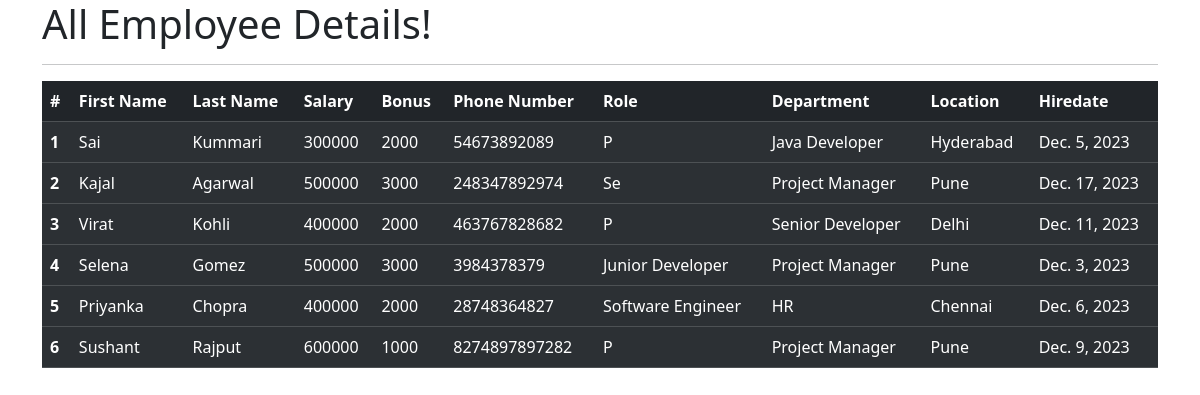
The app's page /all_emp with its own data.
### emp/models.py (models this page shows, shortened)
class Employee(models.Model):
    first_name = models.CharField(max_length=100, null=False)
    last_name = models.CharField(max_length=100)
    dept = models.ForeignKey(Department, on_delete=models.CASCADE)
    salary = models.IntegerField(default=0)
    bonus= models.IntegerField(default=0)
    role = models.ForeignKey(Role, on_delete=models.CASCADE)
    phone = models.IntegerField(default=0)
    hire_date = models.DateField()
    def __str__(self):
        return "%s %s %s"%(self.first_name,self.last_name,self.phone)

class Role(models.Model):
    name = models.CharField(max_length=100, null=False)

class Department(models.Model):
    name = models.CharField(max_length=100, null=False)
    location = models.CharField(max_length=100)

### emp/views.py (the view)
# urls.py: path('all_emp', views.all_emp, name='all_emp'),
def all_emp(request):
    emps = Employee.objects.all()
    context = {
        'emps' : emps
    }
    print(context)
    return render(request, 'view_all_emp.html', context)

### emp/templates/view_all_emp.html (shortened to what this page needs)
<!doctype html>
<html lang="en">
  <head>
    <link href="https://cdn.jsdelivr.net/npm/bootstrap@5.3.2/dist/css/bootstrap.min.css" rel="stylesheet">
  </head>
  <body>
  <div class="container">
    <h1>All Employee Details!</h1>
    <hr>
    <table class="table table-dark table-striped">
  <thead>
    <tr>
      <th scope="col">#</th>
      <th scope="col">First Name</th>
      <th scope="col">Last Name</th>
      <th scope="col">Salary</th>
      <th scope="col">Bonus</th>
      <th scope="col">Phone Number</th>
      <th scope="col">Role</th>
      <th scope="col">Department</th>
      <th scope="col">Location</th>
      <th scope="col">Hiredate</th>
    </tr>
  </thead>
      {% for emp in emps %}
  <tbody>
    <tr>
      <th scope="row">{{emp.id}}</th>
      <td>{{emp.first_name}}</td>
      <td>{{emp.last_name}}</td>
      <td>{{emp.salary}}</td>
      <td>{{emp.bonus}}</td>
      <td>{{emp.phone}}</td>
      <td>{{emp.role.name}}</td>
      <td>{{emp.dept.name}}</td>
      <td>{{emp.dept.location}}</td>
      <td>{{emp.hire_date}}</td>
    </tr>
  </tbody>
      {% endfor %}
</table>
  </div>
  </body>
</html>

### records on screen
Employee: id "1", first_name "Sai", last_name "Kummari", salary "300000", bonus "2000", phone "54673892089", role.name "P", dept.name "Java Developer", dept.location "Hyderabad", hire_date "Dec. 5, 2023"
Employee: id "2", first_name "Kajal", last_name "Agarwal", salary "500000", bonus "3000", phone "248347892974", role.name "Se", dept.name "Project Manager", dept.location "Pune", hire_date "Dec. 17, 2023"
Employee: id "3", first_name "Virat", last_name "Kohli", salary "400000", bonus "2000", phone "463767828682", role.name "P", dept.name "Senior Developer", dept.location "Delhi", hire_date "Dec. 11, 2023"
Employee: id "4", first_name "Selena", last_name "Gomez", salary "500000", bonus "3000", phone "3984378379", role.name "Junior Developer", dept.name "Project Manager", dept.location "Pune", hire_date "Dec. 3, 2023"
Employee: id "5", first_name "Priyanka", last_name "Chopra", salary "400000", bonus "2000", phone "28748364827", role.name "Software Engineer", dept.name "HR", dept.location "Chennai", hire_date "Dec. 6, 2023"
Employee: id "6", first_name "Sushant", last_name "Rajput", salary "600000", bonus "1000", phone "8274897897282", role.name "P", dept.name "Project Manager", dept.location "Pune", hire_date "Dec. 9, 2023"
